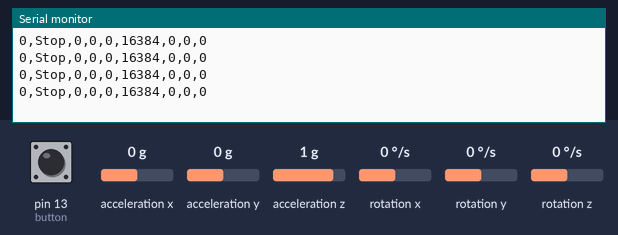
The sketch below on a simulated Arduino Uno, built with avr-gcc and run on an emulated ATmega328P. Shown: the last lines printed to the serial monitor. Inputs (shaded band) come from the test bench; at power-on: acceleration z 1 g, acceleration x 0 g, acceleration y 0 g, pin 13 (button) LOW, rotation x 0 °/s, rotation y 0 °/s, rotation z 0 °/s. No radio packets arrive unless stated.

Above: at 1.2 s.
1.3 s: acceleration z set to -1.4 g
At 1.79 s:
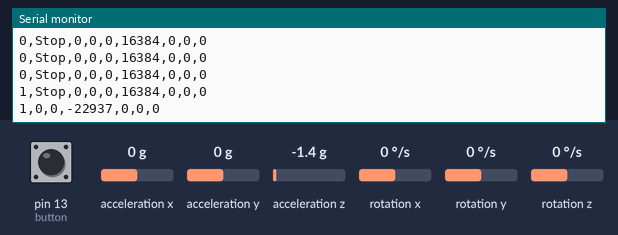
3.7 s: acceleration x set to -1.4 g
At 4.0 s:
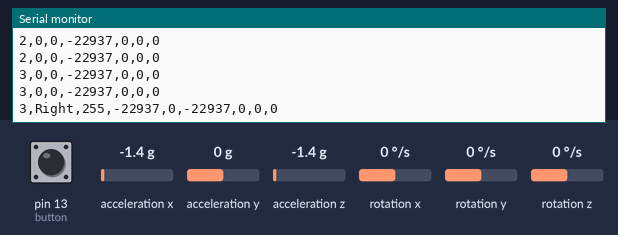
5.6 s: acceleration x set to 0.8 g
At 5.89 s:
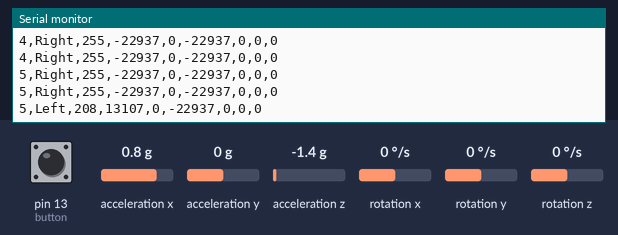
7.8 s: acceleration y set to -1.4 g
At 8.1 s:
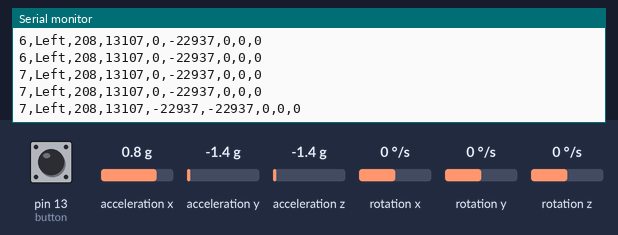
9.3 s: acceleration x set to 0 g
At 9.68 s:
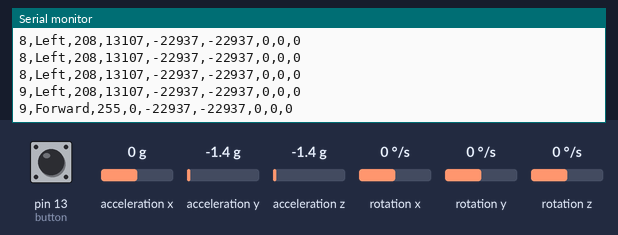
11.6 s: acceleration y set to 0.8 g
At 11.89 s:
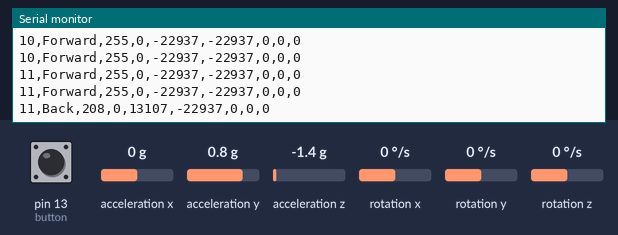
Timing chart, 0 to 14.6 s (numbered marks = the images above; inputs shaded):
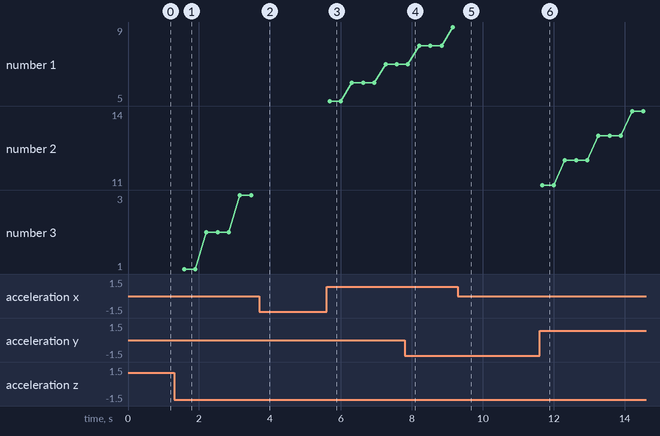

Measured:
- after the input at 1.3 s, the serial monitor: prints a new line after 0.28 s (image 1)
- after the input at 3.7 s, the serial monitor: prints a new line after 0.09 s (image 2)
- after the input at 5.6 s, the serial monitor: prints a new line after 0.08 s (image 3)
- after the input at 7.8 s, the serial monitor: prints a new line after 0.09 s (image 4)
- after the input at 9.3 s, the serial monitor: prints a new line after 0.17 s (image 5)
- after the input at 11.6 s, the serial monitor: prints a new line after 0.08 s (image 6)

The sketch:

haccUno.ino
```cpp
#include "I2Cdev.h"
#include "MPU6050.h"
#include <RH_ASK.h>
#include <SPI.h>

/*
 * Using Arduino Uno and 433MHz Transmitter
 * Creates message to send to Arduino Nano
 * based on input from the accelerometer
 * and button. Also writes values to serial
 * port for the GUI
 *
 * Uno --> Accelerometer
 * 5V --> Vcc
 * Gnd --> Gnd
 * A4 --> SDA
 * A5 --> SCL
 *
 * Uno --> Transmitter
 * 12 --> Data (1)
 * 5V --> + (2)
 * Gnd --> Gnd (3)
 *
 * Uno --> Button
 * 13 --> Button Pin
 * 5V --> Button Pin
 * Gnd --> Button Pin
 * Note: Resistor between connection to gnd and output wire
*/

#define button 13

#define fBound -16000
#define sBound 1
#define bBound 16000
#define lBound 16000
#define rBound -15800

#define minimum 100
#define maximum 255

MPU6050 mpu;
int16_t ax, ay, az;
int16_t gx, gy, gz;

RH_ASK trans;
char vals[3];
char *s;
char message[9];


int servo = 0;

void setup() {
  // put your setup code here, to run once:
  Serial.begin(38400);
  pinMode(button, INPUT);

  mpu.initialize();
  if (!trans.init()) {
    Serial.println("init failed");
  }
}

//takes in read val and boundary to find speed
void calcSpeed(int r, int b){
  int spd = (255.0*r/b);

  //set speed to min/max value if too small/large
  if (spd < minimum){
    spd = minimum;
  }
  else if (spd > maximum){
    spd = maximum;
  }

  Serial.print(spd);Serial.print(",");
  if (spd/10 == 0){
      //#, dest, base
      itoa(0, message+4, 10);
      itoa(0, message+5, 10);
      itoa(spd, message+6, 10);
  }
  else if (spd/100 == 0){
      itoa(0, message+4, 10);
      itoa((spd/10), message+5, 10);
      itoa((spd%10), message+6, 10);
  }
  else {
      itoa((spd/100), message+4, 10);
      itoa((spd/10)%10, message+5, 10);
      itoa((spd%10), message+6, 10);
  }
  itoa(servo, message+7, 10);
  message[8] = '\0';
}

void loop() {
  mpu.getMotion6(&ax, &ay, &az, &gx, &gy, &gz);

  if (digitalRead(button) == HIGH){
    servo = 1-servo;
  }

//time for gui
  Serial.print(millis()/1000);Serial.print(",");

//S = stop, L = Left, R = Right
//F = Forward, B = Back, C = Continue
  if (az > 14000) {
    Serial.print("Stop,");
    Serial.print("0,");
    if (servo){
      strcpy(message, "Stop0001\0");
    }
    else {
      strcpy(message, "Stop0000\0");
    }
  }
  else if (ax >= 6000) {
    Serial.print("Left,");
    strcpy(message, "Left");
    calcSpeed(ax, lBound);
  }
  else if (ax < -5000) {
    Serial.print("Right,");
    strcpy(message, "Rght");
    calcSpeed(ax, rBound);
  }
  else if (ay < -5000) {
    Serial.print("Forward,");
    strcpy(message, "Forw");
    calcSpeed(ay, fBound);
  }
  else if (ay > 6400 || az > 13000) {
    Serial.print("Back,");
    strcpy(message, "Back");
    if (ay > 6400) {
      calcSpeed(ay, bBound);
    }
    else {
      calcSpeed(az, bBound);
    }
  }

  //sending data to gui
  Serial.print(ax);Serial.print(",");
  Serial.print(ay);Serial.print(",");
  Serial.print(az);Serial.print(",");
  Serial.print(gx);Serial.print(",");
  Serial.print(gy);Serial.print(",");
  Serial.print(gz);Serial.print('\n');

  //sending data to nano
  trans.send((uint8_t *)message, strlen(message));
  trans.waitPacketSent();
  delay(250);
}
```
